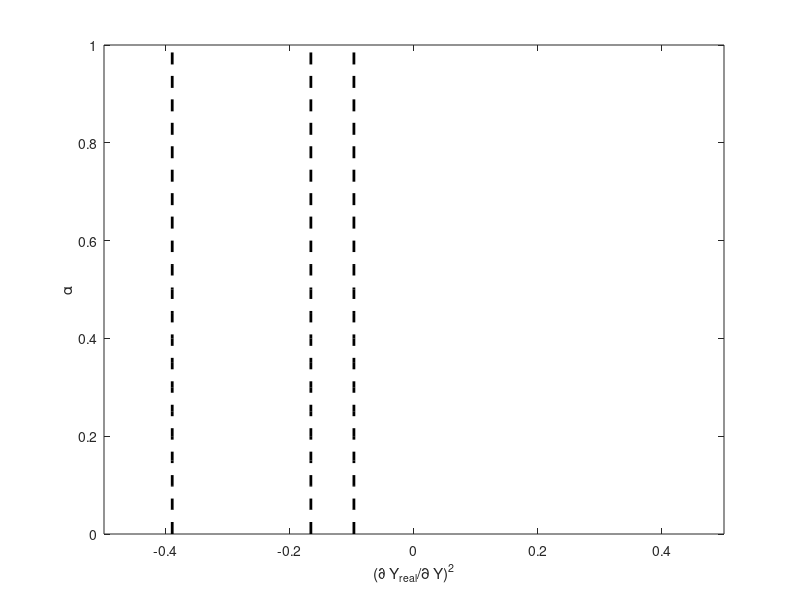

The MATLAB source for this figure:
alpha_range = 0:0.05:1;
rT_range = 10.^(-0.5:0.05:0.5);
rTeff = zeros(numel(alpha_range),numel(rT_range));
rerr = zeros(numel(alpha_range),numel(rT_range));

for i=1:numel(alpha_range)
    for j=1:numel(rT_range)
        x = alpha_range(i);
        y = rT_range(j);
        rTeff(i,j) = 1/(x^2/y + (1-x)^2);
        rerr(i,j)=(x^2/y + (1-x)^2);
    end
end
contour(log10(rT_range),alpha_range,rerr,[0:0.1:4],'ShowText','off','LineWidth',1);hold on;
contour(log10(rT_range),alpha_range,rerr,[0:0.2:1 1.5:0.5:4],'ShowText','on','LineWidth',3);
%set(gca,'XScale','log');
xlabel('(\partial Y_{real}/\partial Y)^2');
ylabel('\alpha')

hold on;
plot3(alpha_range*0+log10(750/1100),alpha_range,alpha_range*0+10,'LineStyle','--','LineWidth',2,'color','k');
plot3(alpha_range*0+log10(600/750),alpha_range,alpha_range*0+10,'LineStyle','--','LineWidth',2,'color','k');
plot3(alpha_range*0+log10(1100/2700),alpha_range,alpha_range*0+10,'LineStyle','--','LineWidth',2,'color','k');

rT_real = 1100/2700;

rTeff_best = (0.2.^2/rT_real + (1-0.2).^2);
rTeff_best